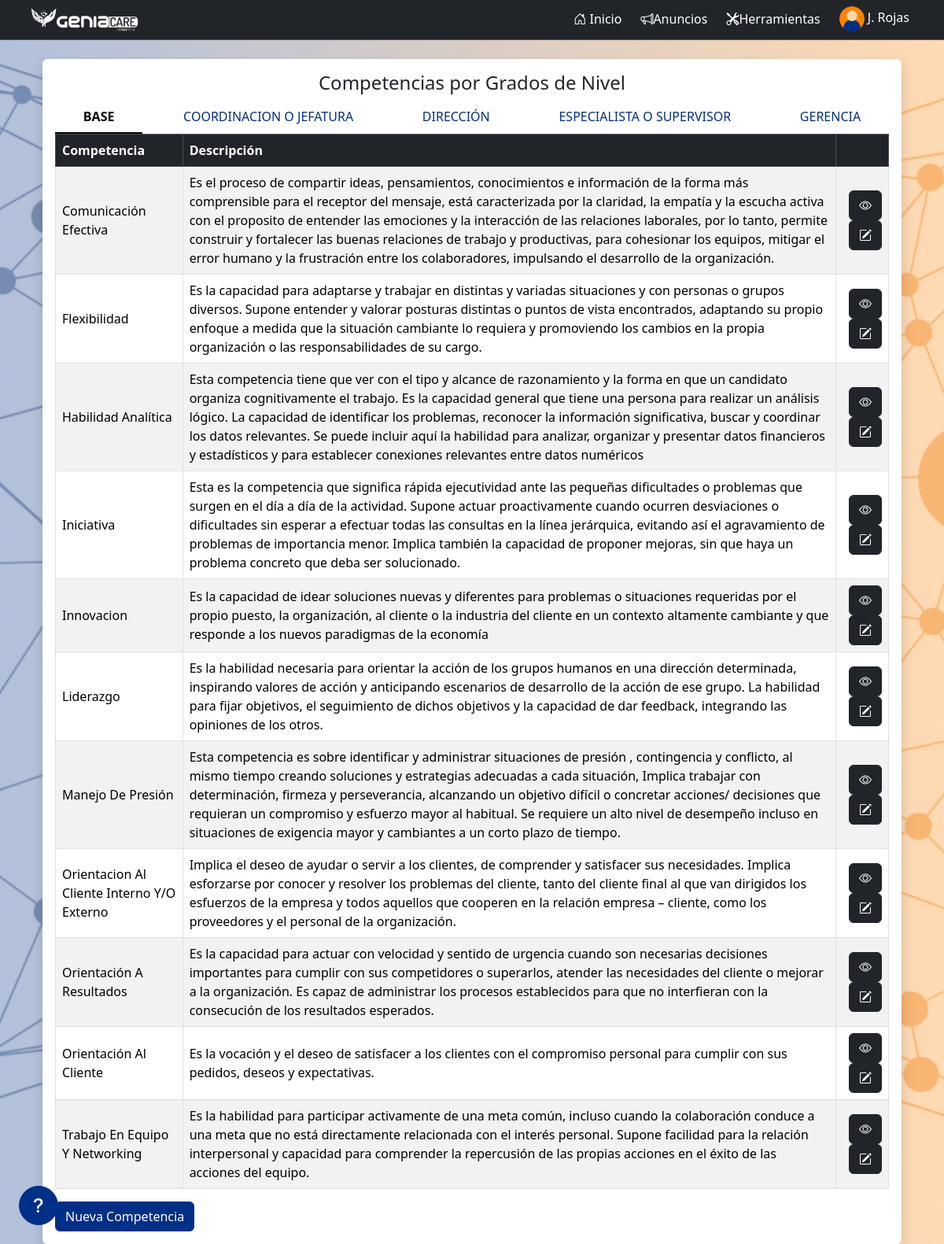
The app's page /competences/ (signed in) with its own data.
### performanceGC/models.py (models this page shows, shortened)
class Empleado(models.Model):
    imagen = models.ImageField(upload_to='images/', null=True, blank=True)
    nombre = models.TextField(max_length=200)
    apellido = models.TextField(max_length=200)
    cedula = models.IntegerField(default=0, unique=True)
    ficha = models.IntegerField(default=0, unique=True)
    ceco = models.CharField(max_length=15)
    fechaIngreso = models.DateField('Fecha de Ingreso', null=True, blank=True)
    fechaEgreso = models.DateField(null=True, blank=True)
    fechaNacimiento = models.DateField(null=True, blank=True)
    cargo = models.ForeignKey(Cargo, on_delete=models.CASCADE)
    usuario = models.OneToOneField(
        User, on_delete=models.CASCADE, null=True, blank=True)
    es_evaluado = models.BooleanField(default=True)
    history = HistoricalRecords()
    class Meta:
        ordering = ['ficha']
        verbose_name = 'Empleado'
        verbose_name_plural = 'Empleados'
    def __str__(self):
        return self.nombre + ' ' + self.apellido
    def get_short_name(self):
        return f'{self.nombre[0]}. {self.apellido.split()[0]}'.title()

class Nivel(models.Model):
    nivel = models.TextField()
    history = HistoricalRecords()
    class Meta:
        ordering = ['nivel']
        verbose_name = 'Clasificación de Nivel'
        verbose_name_plural = 'Clasificación de Niveles'
    def __str__(self) -> str:
        return self.nivel
    def competencias(self):
        return self.competencias_set.all()

class Competencias(models.Model):
    nombre = models.CharField(max_length=100)
    descripcion = models.TextField()
    nivel = models.ForeignKey(Nivel, on_delete=models.CASCADE)
    significado1 = models.TextField(blank=True, null=True)
    significado2 = models.TextField(blank=True, null=True)
    significado3 = models.TextField(blank=True, null=True)
    significado4 = models.TextField(blank=True, null=True)
    history = HistoricalRecords()
    class Meta:
        ordering = ['nivel', 'nombre']
        verbose_name = 'Competencia'
        verbose_name_plural = 'Competencias'

### performanceGC/views.py (the view)
# urls.py: path('competences/', views.seeCompetences, name='seeCompetences'),
@staff_member_required(login_url='account_login')
def seeCompetences(request):
    nivel = Nivel.objects.all()
    competencias = Competencias.objects.all()
    return render(request, 'seeCompetencias.html', {
        'niveles': nivel,
        'competencias': competencias,
    })

### performanceGC/models.py (called while the page is built)
    def __str__(self):
        return self.nombreText

### performanceGC/templatetags/custom_tags.py (called while the page is built)
@register.filter
def get_file_url(file_field):
    try:
        return file_field.url
    except ValueError:
        return None

### performanceGC/templates/seeCompetencias.html
{% extends 'main.html' %}
{% load static %}
{% load custom_tags %}
{% block content %}
<div class="container">
    <div class="row">
        <div class="col-12">
            <div class="card card-body border-0 shadow mt-4">
                <h4 class="card-title text-center">Competencias por Grados de Nivel</h4>
                <ul class="nav nav-underline nav-fill" id="myTab" role="tablist">
                    {% for nivel in niveles %}
                    <li class="nav-item" role="presentation">
                        <button class="nav-link {% if forloop.first %}active{% endif %}" id="tab-{{nivel.id}}-tab"
                            data-bs-toggle="tab" data-bs-target="#tab-{{nivel.id}}" type="button" role="tab"
                            aria-controls="tab-{{nivel.id}}"
                            aria-selected="{% if forloop.first %}true{% else %}false{% endif %}">
                            {{nivel}}
                        </button>
                    </li>
                    {% endfor %}
                </ul>
                <div class="tab-content" id="myTabContent">
                    {% for nivel in niveles %}
                    <div class="tab-pane fade {% if forloop.first %}show active{% endif %}" id="tab-{{nivel.id}}"
                        role="tabpanel" aria-labelledby="tab-{{nivel.id}}-tab">
                        <table class="table table-hover table-striped table-bordered datatable align-middle w-100">
                            <thead class="table-dark">
                                <tr>
                                    <th scope="col">Competencia</th>
                                    <th scope="col">Descripción</th>
                                    <th scope="col"></th>
                                </tr>
                            </thead>
                            <tbody>
                                {% for competencia in nivel.competencias %}
                                <tr>
                                    <td>{{competencia.nombre|title}}</td>
                                    <td>{{competencia.descripcion}}</td>
                                    <td class="text-end">
                                        <a href="{% url 'competencedetails' competencia.id %}" class="btn btn-dark bi bi-eye">
                                        </a>
                                        <a href="{% url 'editCompetence' competencia.id %}" class="btn btn-dark bi bi-pencil-square">
                                        </a>
                                    </td>
                                </tr>
                                {% endfor %}
                            </tbody>
                        </table>
                        <a href="{% url 'addCompetence' %}" class="btn btn-primary">Nueva
                            Competencia</a>
                    </div>
                    {% endfor %}
                </div>
            </div>
        </div>
    </div>
</div>
{% endblock  %}

### performanceGC/templates/partials/navbar.html (shortened to what this page needs)
{% load static %}
{% load custom_tags %}
<nav class="navbar navbar-expand-lg bg-dark border-bottom border-bottom-dark py-0 sticky-md-top" data-bs-theme="dark">
  <div class="container-fluid mx-4">
    <a class="navbar-brand" href="{% url 'index' %}"><img src="{% static 'logo.png' %}" alt="GeniaCare" height="36" class="logo" /></a>
    {% if user.is_authenticated %}
      <div class="collapse navbar-collapse" id="navbarSupportedContent">
        <ul class="navbar-nav ms-auto mb-2 mb-lg-0 gap-2 align-items-center">
          <li class="nav-item-gc">
            <a class="nav-link {% if request.resolver_match.url_name == 'index' %}active{% endif %} fs-6" aria-current="page" href="{% url 'index' %}">
              <i class="bi bi-house-door"></i>
              Inicio
            </a>
          </li>
          <li class="nav-item-gc">
            <a class="nav-link fs-6 bi bi-megaphone {% if request.resolver_match.url_name == 'announcements' %}active{% endif %}" aria-current="page" href="{% url 'announcements' %}">Anuncios</a>
          </li>
          {% if user.is_staff %}
            <li class="nav-item-gc">
              <button class="nav-link fs-6 bi bi-tools" data-bs-toggle="offcanvas" href="#offcanvasTools" role="button" aria-controls="offcanvasTools" aria-expanded="false">Herramientas</button>
            </li>
          {% endif %}
          <li class="nav-item-gc">
            <button class="nav-link fs-6" data-bs-toggle="offcanvas" href="#offcanvasUser" role="button" aria-controls="offcanvasUser" aria-expanded="false">
              {% with default_avatar_name='default-avatar.png' %}
                {% static default_avatar_name as default_avatar_url %}
                <img src="{{ user.empleado.imagen|get_file_url|default:default_avatar_url }}" alt="Sin imagen" onerror="this.onerror=null;this.src='{{ default_avatar_url }}';" class="rounded-circle" style="width: 32px; height: 32px; image-rendering: auto; object-fit: cover;" />
              {% endwith %}
              {{ user.empleado.get_short_name }}
            </button>
          </li>
        </ul>
      </div>
    {% else %}
      <ul class="navbar-nav ms-auto">
        <li class="nav-item-gc">
          <a class="nav-link fs-6 {% if request.resolver_match.url_name == 'account_login' %}active{% endif %}" aria-current="page" href="{% url 'account_login' %}">Iniciar Sesión</a>
        </li>
      </ul>
    {% endif %}
  </div>
</nav>

### records on screen
Nivel: nivel "BASE"
Nivel: nivel "COORDINACION O JEFATURA"
Nivel: nivel "DIRECCIÓN"
Nivel: nivel "ESPECIALISTA O SUPERVISOR"
Nivel: nivel "GERENCIA"
Competencias: nombre "Comunicación Efectiva", descripcion "Es el proceso de compartir ideas, pensamientos, conocimientos e información de la forma más comprensible para el receptor del mensaje, está caracterizada por la claridad, la empatía y la escucha activa con el proposito de entender las emociones y la interacción de las relaciones laborales, por lo tanto, permite construir y fortalecer las buenas relaciones de trabajo y productivas, para cohesionar los equipos, mitigar el error humano y la frustración entre los colaboradores, impulsando el desarrollo de la organización."
Competencias: nombre "Flexibilidad", descripcion "Es la capacidad para adaptarse y trabajar en distintas y variadas situaciones y con personas o grupos diversos. Supone entender y valorar posturas distintas o puntos de vista encontrados, adaptando su propio enfoque a medida que la situación cambiante lo requiera y promoviendo los cambios en la propia organización o las responsabilidades de su cargo."
Competencias: nombre "Habilidad Analítica", descripcion "Esta competencia tiene que ver con el tipo y alcance de razonamiento y la forma en que un candidato organiza cognitivamente el trabajo. Es la capacidad general que tiene una persona para realizar un análisis lógico. La capacidad de identificar los problemas, reconocer la información significativa, buscar y coordinar los datos relevantes. Se puede incluir aquí la habilidad para analizar, organizar y presentar datos financieros y estadísticos y para establecer conexiones relevantes entre datos numéricos"
Competencias: nombre "Iniciativa", descripcion "Esta es la competencia que significa rápida ejecutividad ante las pequeñas dificultades o problemas que surgen en el día a día de la actividad. Supone actuar proactivamente cuando ocurren desviaciones o dificultades sin esperar a efectuar todas las consultas en la línea jerárquica, evitando así el agravamiento de problemas de importancia menor. Implica también la capacidad de proponer mejoras, sin que haya un problema concreto que deba ser solucionado."
Competencias: nombre "Innovacion", descripcion "Es la capacidad de idear soluciones nuevas y diferentes para problemas o situaciones requeridas por el propio puesto, la organización, al cliente o la industria del cliente en un contexto altamente cambiante y que responde a los nuevos paradigmas de la economía"
Competencias: nombre "Liderazgo", descripcion "Es la habilidad necesaria para orientar la acción de los grupos humanos en una dirección determinada, inspirando valores de acción y anticipando escenarios de desarrollo de la acción de ese grupo. La habilidad para fijar objetivos, el seguimiento de dichos objetivos y la capacidad de dar feedback, integrando las opiniones de los otros."
Competencias: nombre "Manejo De Presión", descripcion "Esta competencia es sobre identificar y administrar situaciones de presión , contingencia y conflicto, al mismo tiempo creando soluciones y estrategias adecuadas a cada situación, Implica trabajar con determinación, firmeza y perseverancia, alcanzando un objetivo difícil o concretar acciones/ decisiones que requieran un compromiso y esfuerzo mayor al habitual. Se requiere un alto nivel de desempeño incluso en situaciones de exigencia mayor y cambiantes a un corto plazo de tiempo."
Competencias: nombre "Orientacion Al Cliente Interno Y/O Externo", descripcion "Implica el deseo de ayudar o servir a los clientes, de comprender y satisfacer sus necesidades. Implica esforzarse por conocer y resolver los problemas del cliente, tanto del cliente final al que van dirigidos los esfuerzos de la empresa y todos aquellos que cooperen en la relación empresa – cliente, como los proveedores y el personal de la organización."
Competencias: nombre "Orientación A Resultados", descripcion "Es la capacidad para actuar con velocidad y sentido de urgencia cuando son necesarias decisiones importantes para cumplir con sus competidores o superarlos, atender las necesidades del cliente o mejorar a la organización. Es capaz de administrar los procesos establecidos para que no interfieran con la consecución de los resultados esperados."
Competencias: nombre "Orientación Al Cliente", descripcion "Es la vocación y el deseo de satisfacer a los clientes con el compromiso personal para cumplir con sus pedidos, deseos y expectativas."
Competencias: nombre "Trabajo En Equipo Y Networking", descripcion "Es la habilidad para participar activamente de una meta común, incluso cuando la colaboración conduce a una meta que no está directamente relacionada con el interés personal. Supone facilidad para la relación interpersonal y capacidad para comprender la repercusión de las propias acciones en el éxito de las acciones del equipo."

### other values on screen
{{ user.empleado.get_short_name }} "J. Rojas"
